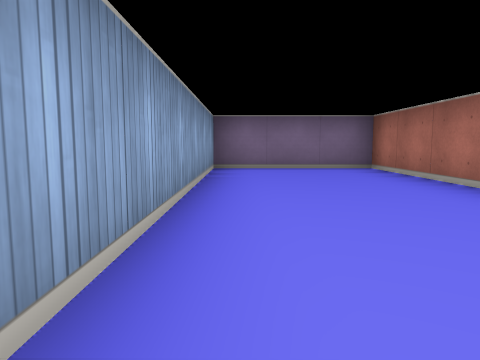
[1] (above)

24 first-person views from a walk through a cub3D ray-caster map. The camera is about half as high as the walls, tilts 6° down and sees 70° across. The floor is counted in squares. Each view is taken from the middle of a square. On the plan, view 1 faces up. The plan holds only what a view shows up to about 9 squares ahead; the rest is blank.

[2]
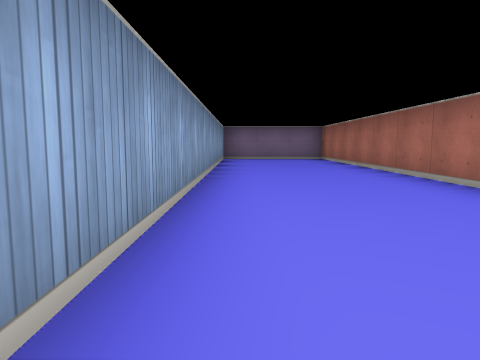

[3]
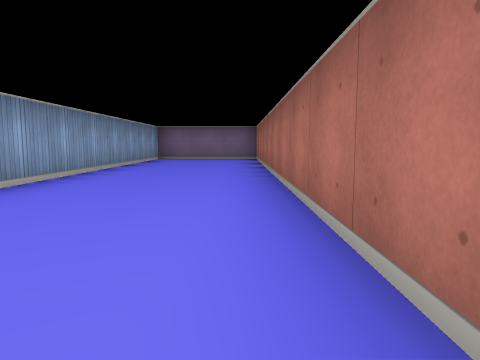

[4]
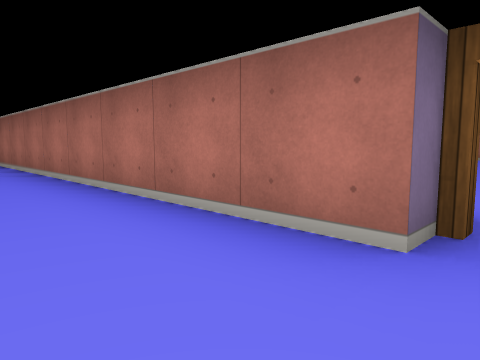

[5]
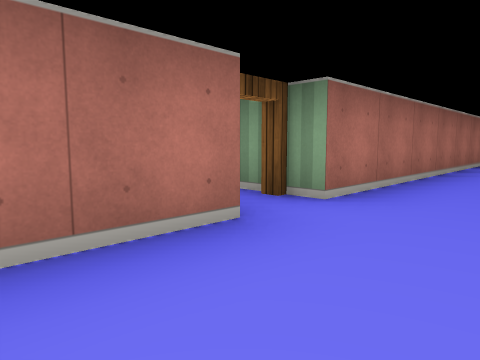

[6]
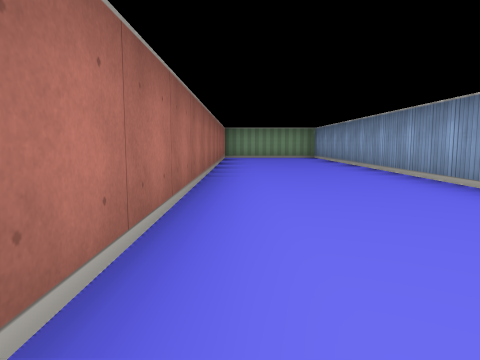

[7]
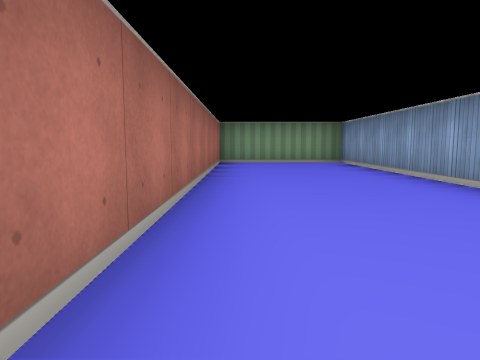

[8]
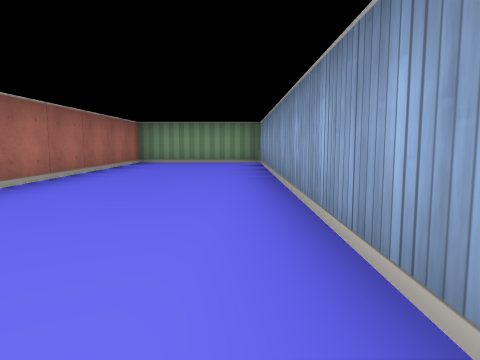

[9]
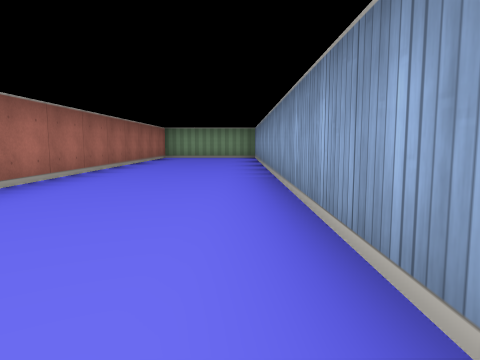

[10]
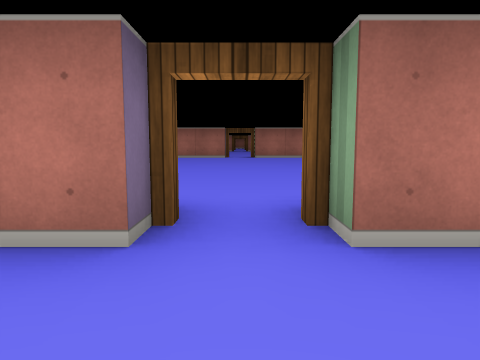

[11]
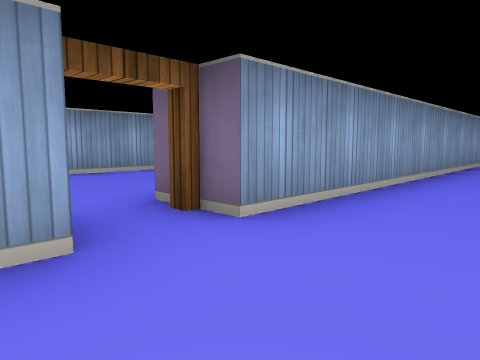

[12]
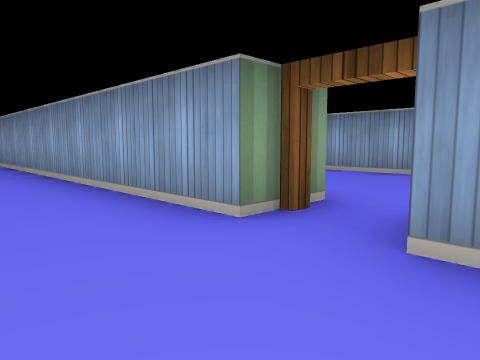

[13]
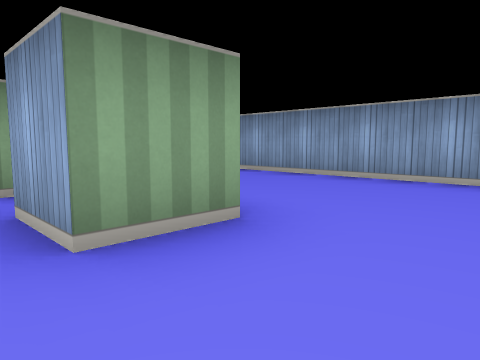

[14]
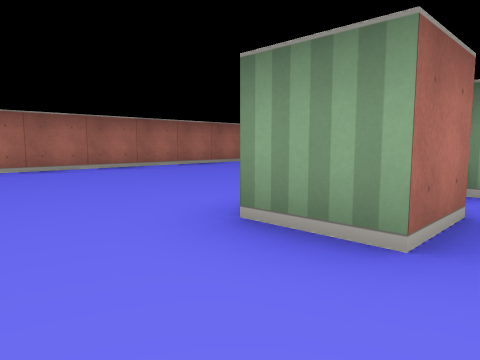

[15]
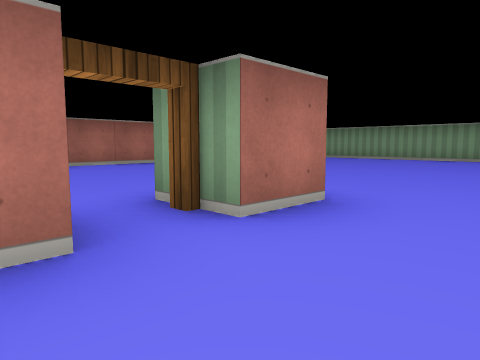

[16]
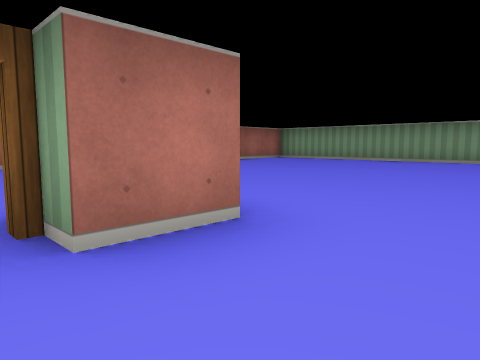

[17]
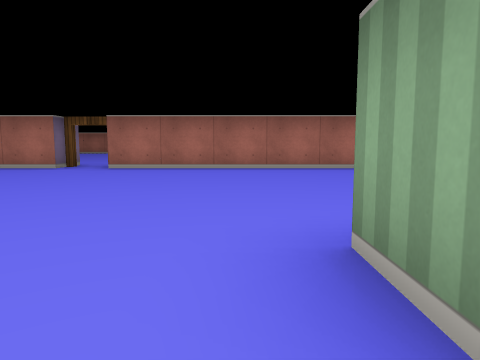

[18]
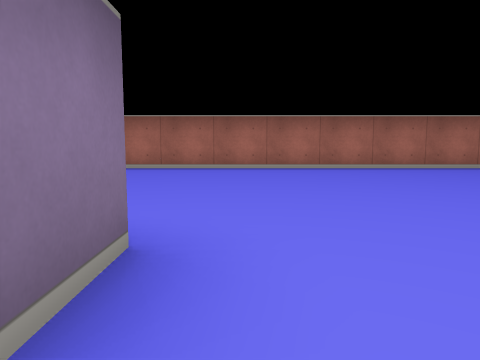

[19]
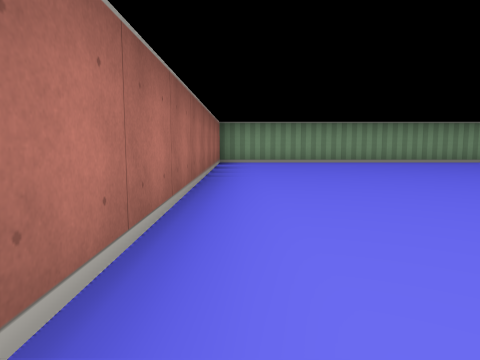

[20]
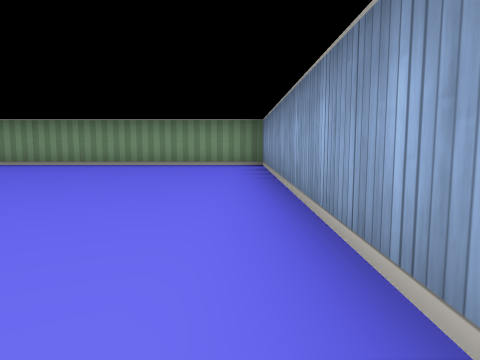

[21]
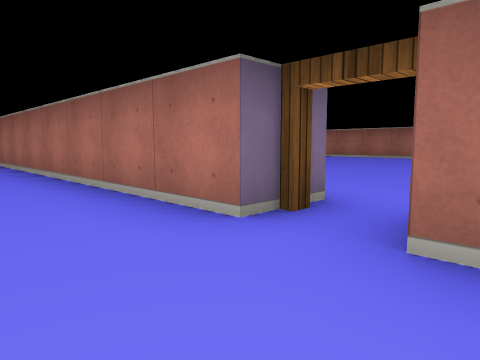

[22]
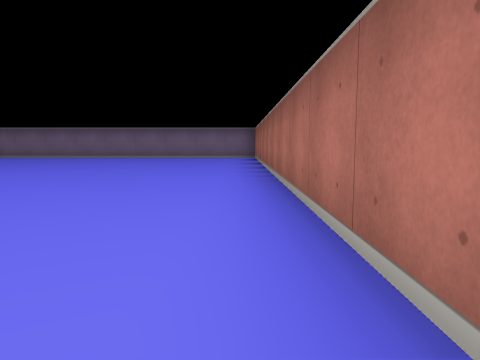

[23]
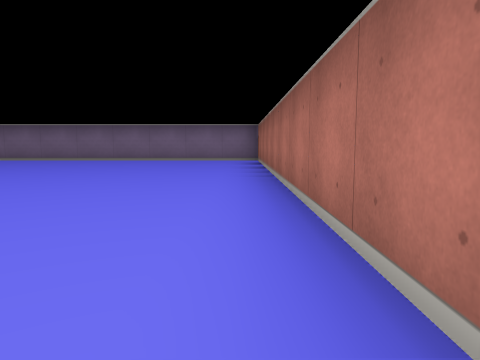

[24]
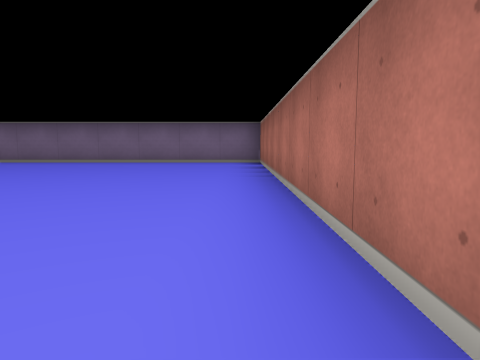

### Floor plan
Points are (right, up) in squares from view 1. A wall is a line through its corners. A room is listed if a view was taken in it or the views show most of it. See-through windows are left out.
Room 1 (views 1, 2, 3, 4, 5, 6, 7, 8, 9, 10)
walls: (2.5, -7.5) (2.5, 6.5) (-0.5, 6.5) (-0.5, -3.4); (-0.5, -8.8) (-0.5, -22.5) (2.5, -22.5) (2.5, -8.5); (-0.5, -5.6) (-0.5, -7.2)
ways out: open door at (3, -8) to room 2
Room 2 (views 11, 12, 13, 14, 15, 16, 17, 18, 19, 20, 21, 22, 23, 24)
walls: (3.5, -8.5) (3.5, -22.5) (12.5, -22.5) (12.5, -8.5); (12.5, -7.5) (12.5, 6.5) (6, 6.5); (6.5, -12.6) (6.5, -11.5) (7.5, -11.5) (7.5, -12.5); (7.5, -14.5) (6.5, -14.5) (6.5, -13.5); (3.5, -0.5) (3.5, -7.5)
ways out: open door at (3, -8) to room 1; open door at (7, -13); open door at (13, -8)

Positions as (right, up) in squares from view 1, and headings:
1: (0, 0), facing up
2: (0, -4), facing up
3: (2, -4), facing up
4: (1, -8), facing up-right
5: (1, -6), facing down-right
6: (2, -11), facing down
7: (2, -14), facing down
8: (0, -14), facing down
9: (0, -11), facing down
10: (1, -8), facing right
11: (5, -9), facing up-left
12: (5, -7), facing down-left
13: (8, -10), facing down-left
14: (6, -10), facing down-right
15: (5, -12), facing down-right
16: (5, -13), facing down-right
17: (6, -11), facing right
18: (6, -15), facing right
19: (12, -14), facing down
20: (4, -15), facing down
21: (11, -9), facing up-right
22: (12, -5), facing up
23: (12, -3), facing up
24: (12, -2), facing up
